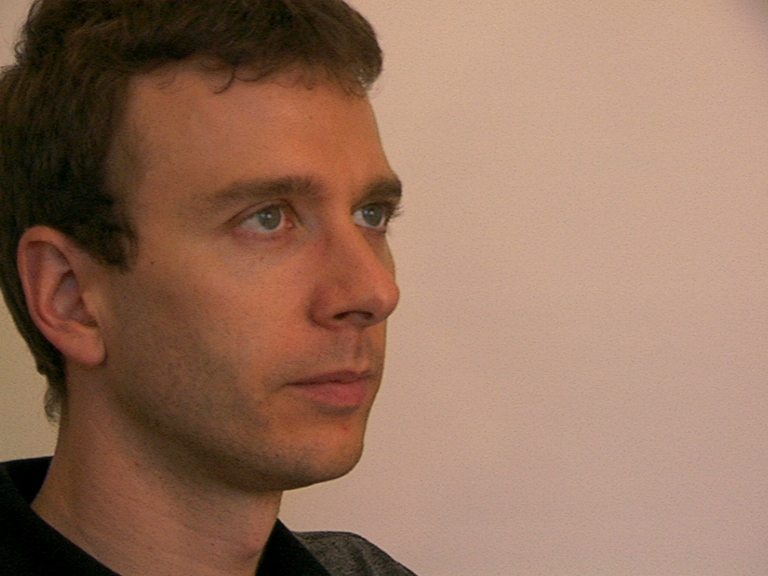
#> input picture training-originals/0000_00000002.jpg, 768 x 576 px
$ python waifu_matching.py
#> lines starting #> are read from the running program, lines starting #| are printed output that depends on the picture
#> the answer given: training-originals/0000_00000001.jpg
#> the answer given: training-originals/0000_00000002.jpg
import cv2
import numpy as np
import os
import json
from sklearn.metrics.pairwise import cosine_similarity

# Load model deteksi wajah
face_cascade = cv2.CascadeClassifier(cv2.data.haarcascades + "haarcascade_frontalface_default.xml")

def extract_face_features(image_path):
#> called with image_path = 'training-originals/0000_00000002.jpg'
    img = cv2.imread(image_path)
#> img is the input picture: shape (576, 768, 3); mean B, G, R 92.9, 113.2, 149
    if img is None:
        print(f"❌ Gambar tidak ditemukan: {image_path}")
        return None

    gray = cv2.cvtColor(img, cv2.COLOR_BGR2GRAY)
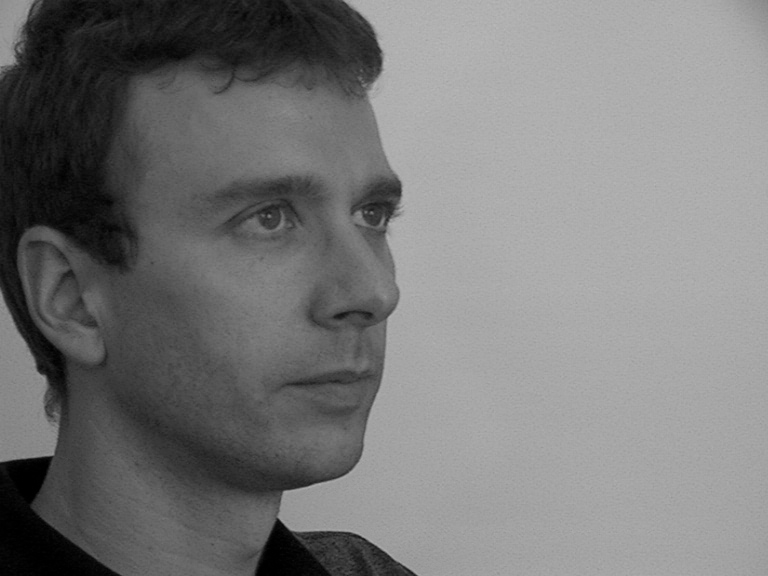
#> gray: shape (576, 768); min 0, max 186, mean 121.6
    faces = face_cascade.detectMultiScale(gray, scaleFactor=1.1, minNeighbors=5)
#> faces = [[10, 225, 64, 64], [168, 89, 318, 318]]

    if len(faces) == 0:
        print(f"❌ Tidak ada wajah terdeteksi: {image_path}")
        return None

    (x, y, w, h) = faces[0]
#> x = 10; y = 225; w = 64; h = 64
    face = gray[y:y+h, x:x+w]
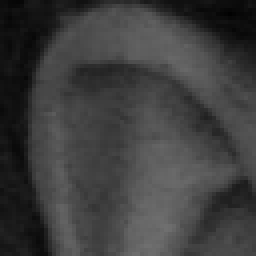
#> face: shape (64, 64) (shown 4 times larger); min 1, max 111, mean 61.6
    face_resized = cv2.resize(face, (100, 100))
    features = face_resized.flatten() / 255.0
#> features = 10000 values, max 0.435 at index 8864, min 0.00784 at index 589, mean 0.241
    return features

def process_waifu_dataset(dataset_path="waifu_dataset"):
    cache_path = "waifu_features_cache.json"
    if os.path.exists(cache_path):
        print("🔁 Memuat fitur dari cache...")
        with open(cache_path, "r") as f:
            waifu_features = json.load(f)
        return waifu_features

    waifu_features = {}
    for filename in os.listdir(dataset_path):
        if filename.endswith(".jpg") or filename.endswith(".png"):
            img_path = os.path.join(dataset_path, filename)
            features = extract_face_features(img_path)
            if features is not None:
                waifu_features[filename] = features.tolist()

    with open(cache_path, "w") as f:
        json.dump(waifu_features, f)

    print(f"✅ Total waifu yang diproses: {len(waifu_features)}")
    return waifu_features

def find_best_match(user_features, waifu_features):
    best_match = None
    best_score = -1

    for name, features in waifu_features.items():
        similarity = cosine_similarity([user_features], [features])[0][0]
        if similarity > best_score:
            best_score = similarity
            best_match = name

    return best_match, best_score

# === MAIN ===
name = input("Masukkan nama Anda: ")
user_img_path = input("Masukkan path ke gambar Anda: ")

user_features = extract_face_features(user_img_path)
#> user_features has the same summary as features in extract_face_features
if user_features is None:
    print("❌ Gagal mengekstrak fitur wajah.")
    exit()

waifu_features = process_waifu_dataset()
#> (the run stopped early here; a loop or call above may not have finished)

$ run again, on training-originals/0000_00000004.jpg
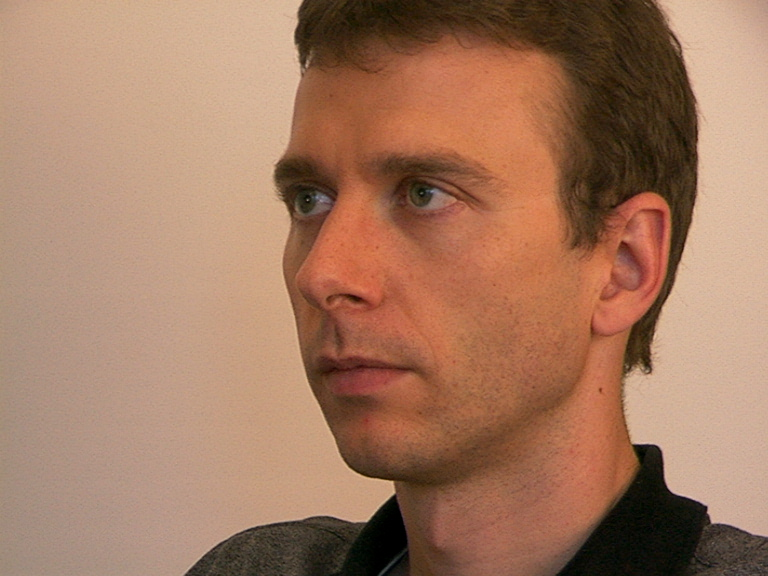
#> input picture training-originals/0000_00000004.jpg, 768 x 576 px
#> in extract_face_features, img is the input picture: shape (576, 768, 3); mean B, G, R 96.5, 121.1, 163
#> in extract_face_features, `gray = cv2.cvtColor(img, cv2.COLOR_BGR2GRAY)`:
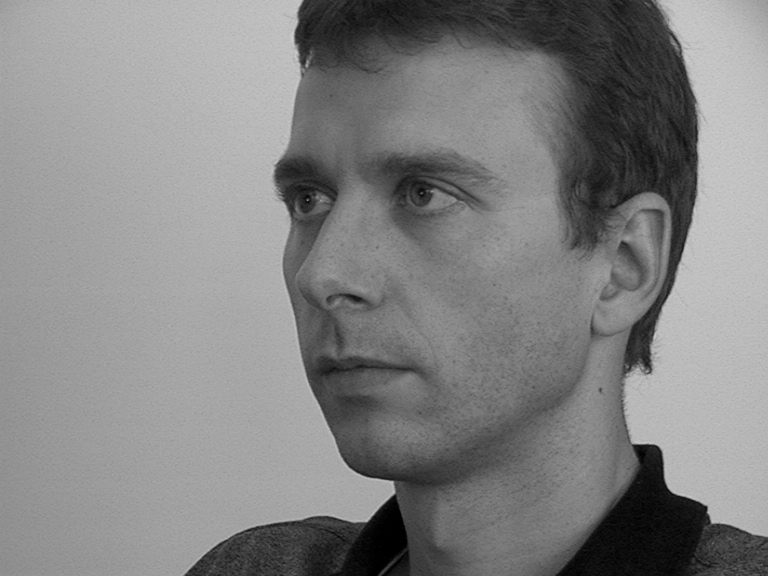
#> gray: shape (576, 768); min 0, max 205, mean 130.8
#> faces = [[185, 47, 388, 388]]
#> x = 185; y = 47; w = 388
#> in extract_face_features, `face = gray[y:y+h, x:x+w]`:
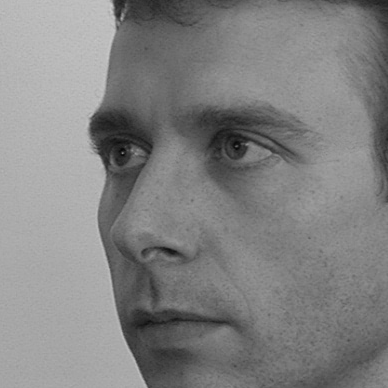
#> face: shape (388, 388); min 8, max 204, mean 130.4
#> features = 10000 values, max 0.776 at index 128, min 0.0353 at index 3831, mean 0.511
#> user_features has the same summary as features in extract_face_features

$ run again, on training-originals/0000_00000005.jpg
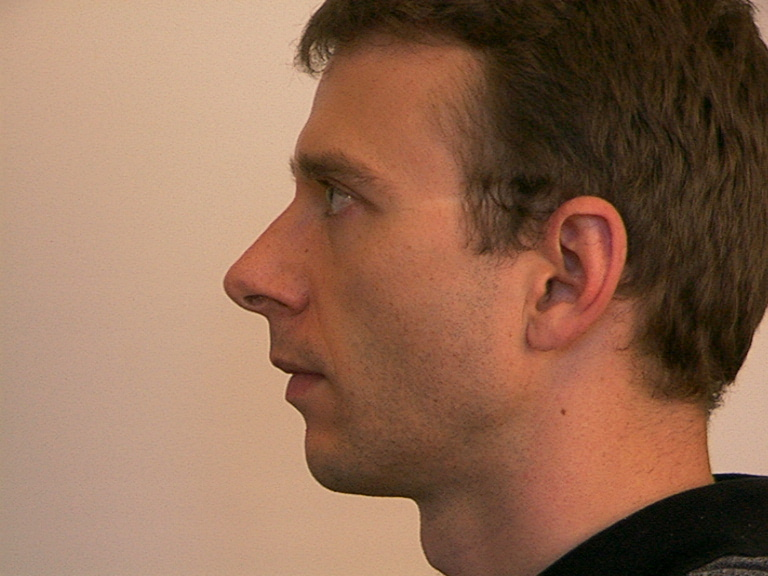
#> input picture training-originals/0000_00000005.jpg, 768 x 576 px
#> in extract_face_features, img is the input picture: shape (576, 768, 3); mean B, G, R 83.4, 106.8, 145.1
#> in extract_face_features, `gray = cv2.cvtColor(img, cv2.COLOR_BGR2GRAY)`:
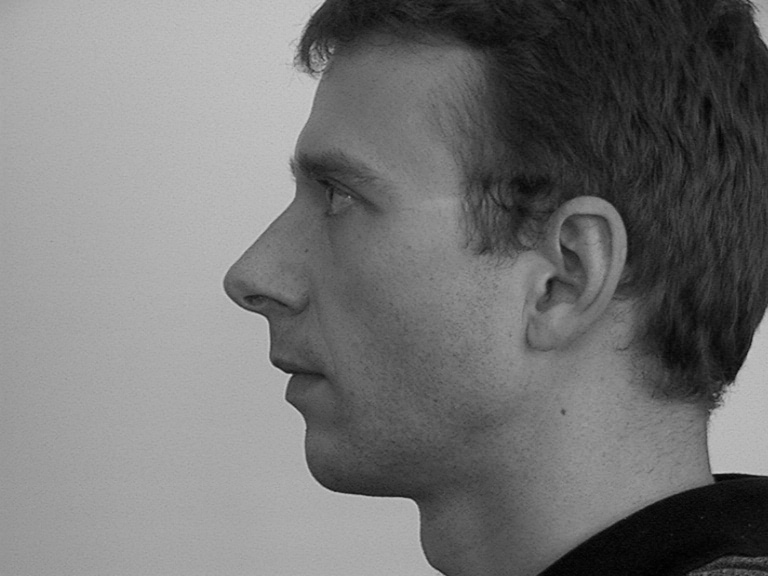
#> gray: shape (576, 768); min 0, max 207, mean 115.6
#> faces = [[545, 193, 83, 83]]
#> x = 545; y = 193; w = 83
#> in extract_face_features, `face = gray[y:y+h, x:x+w]`:
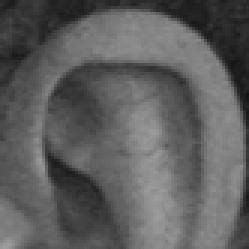
#> face: shape (83, 83) (shown 3 times larger); min 19, max 158, mean 94.2
#> features = 10000 values, max 0.616 at index 9901, min 0.0824 at index 3899, mean 0.369
#> user_features has the same summary as features in extract_face_features
